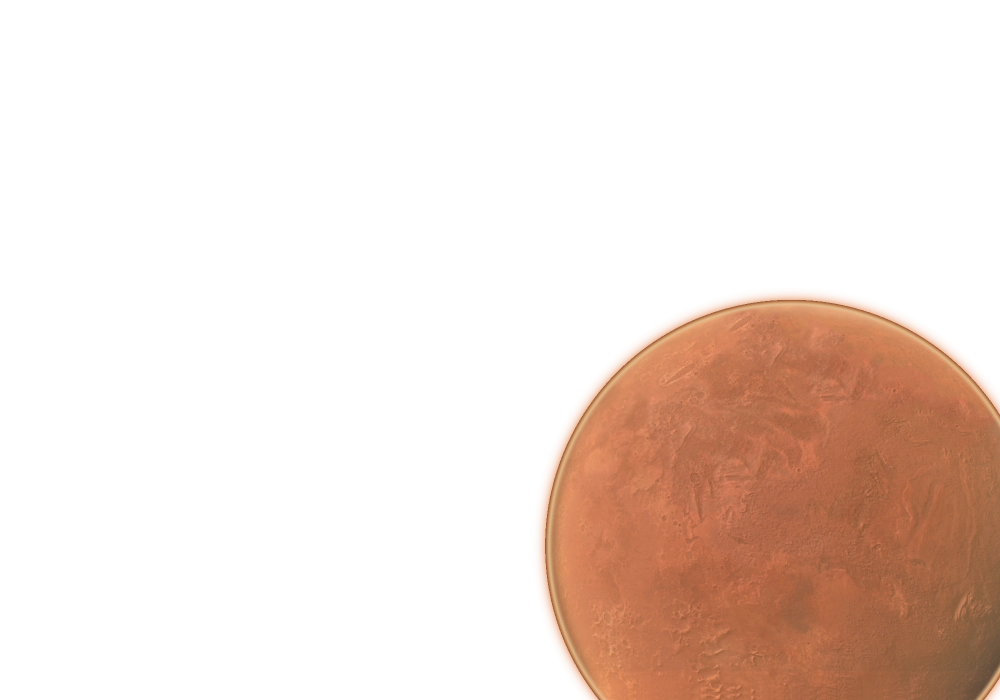
#> input picture src/Ksp2Redux.Tools.Launcher/Assets/Parallax/planet.webp, 2000 x 1400 px (shown at 1/2 size)
$ python fix_planet_edges.py ../../src/Ksp2Redux.Tools.Launcher/Assets/Parallax/planet.webp ../../src/Ksp2Redux.Tools.Launcher/Assets/Parallax/station.webp
#> lines starting #> are read from the running program, lines starting #| are printed output that depends on the picture; after the words box and inside, x2 and y2 are one past the last pixel; in counts of white or black regions, pixels touching at a corner belong together
### design/parallax/crop_layer.py
import json
import sys
from pathlib import Path

import numpy as np
from PIL import Image

ASSETS = Path(__file__).resolve().parents[2] / "src" / "Ksp2Redux.Tools.Launcher" / "Assets" / "Parallax"
LAYOUT = ASSETS / "layers.json"
CANVAS = (2000, 1400)
PAD = 2
ALIGN = 32
WEBP_QUALITY = 95


def install_layer(image, name, lossless=False):
    rgba = image.convert("RGBA")
    if rgba.size != CANVAS:
        raise SystemExit(f"{name} must be the full {CANVAS[0]}x{CANVAS[1]} canvas, got {rgba.size[0]}x{rgba.size[1]}.")

    ys, xs = np.nonzero(np.asarray(rgba)[..., 3])
    if len(xs) == 0:
        raise SystemExit(f"{name} is fully transparent.")
    left = max(0, xs.min() - PAD) // ALIGN * ALIGN
    top = max(0, ys.min() - PAD) // ALIGN * ALIGN
    right = min(CANVAS[0], -(-(xs.max() + 1 + PAD) // ALIGN) * ALIGN)
    bottom = min(CANVAS[1], -(-(ys.max() + 1 + PAD) // ALIGN) * ALIGN)

    options = {"lossless": True} if lossless else {"quality": WEBP_QUALITY}
    rgba.crop((left, top, right, bottom)).save(ASSETS / f"{name}.webp", "WEBP", method=6, exact=True, **options)

    layout = json.loads(LAYOUT.read_text()) if LAYOUT.exists() else {"canvasWidth": CANVAS[0], "canvasHeight": CANVAS[1]}
    layout[name] = {"x": int(left), "y": int(top)}
    LAYOUT.write_text(json.dumps(layout, indent=2) + "\n")
    print(f"{name}: {right - left}x{bottom - top} at ({left}, {top})")


# [4 lines that do not run on import are left out]

### design/parallax/fix_planet_edges.py
import math
import sys
from pathlib import Path

import numpy as np
from PIL import Image

from crop_layer import install_layer

LIMB_PROFILE = Path(__file__).with_name("limb_profile.csv")

GLOW_COLOR = np.array([230, 145, 90], np.float32) / 255
BAND_START, BAND_FULL = -20.0, -8.0
GLOW_BASELINE_FROM = 40.0
GLOW_FADE_FROM, GLOW_FADE_TO = 18.0, 34.0


def load(path):
    return np.asarray(Image.open(path).convert("RGB")).astype(np.float32) / 255


def reference_profile():
    table = np.loadtxt(LIMB_PROFILE, delimiter=",", skiprows=1, dtype=np.float32)
    return table[:, 0], table[:, 1:4]


def fit_surface_circle(img):
    r, g, b = img[..., 0], img[..., 1], img[..., 2]
    surface = (r > 120 / 255) & (r > g * 1.3) & (r > b * 1.7)
    h, w = surface.shape
    points = []
    for y in range(0, h, 4):
        xs = np.nonzero(surface[y])[0]
        if len(xs) and 5 < xs[0] and y < h - 30:
            points.append((xs[0], y))
    for x in range(0, w, 4):
        ys = np.nonzero(surface[:, x])[0]
        if len(ys) and 5 < ys[0] and x < w - 30:
            points.append((x, ys[0]))
    p = np.array(points, float)
    a = np.c_[2 * p[:, 0], 2 * p[:, 1], np.ones(len(p))]
    cx, cy, c = np.linalg.lstsq(a, (p ** 2).sum(1), rcond=None)[0]
    radius = math.sqrt(c + cx ** 2 + cy ** 2)
    keep = np.abs(np.hypot(p[:, 0] - cx, p[:, 1] - cy) - radius) < 4
    cx, cy, c = np.linalg.lstsq(a[keep], (p[keep] ** 2).sum(1), rcond=None)[0]
    return cx, cy, math.sqrt(c + cx ** 2 + cy ** 2)


def repair_bottom(img, inside):
    h = img.shape[0]
    rows = np.array([img[y, inside[y]].mean(axis=0) if inside[y].any() else np.zeros(3) for y in range(h)])
    reference = np.median(rows[h - 200:h - 100], axis=0)
    brightness = rows.mean(axis=1)
    dark = np.nonzero(brightness[h - 100:] < reference.mean() * 0.97)[0]
    if len(dark) == 0:
        return img, None, None
    dark_start = h - 100 + int(dark[0])
    jumps = np.diff(brightness[h - 30:])
    flat_start = h - 30 + int(np.argmax(jumps)) + 1 if jumps.max() > 0.02 else h

    out = img.copy()
    for y in range(dark_start, flat_start):
        out[y, inside[y]] = np.clip(img[y, inside[y]] * (reference / np.maximum(rows[y], 1e-3)), 0, 1)

    strip = h - flat_start
    for y in range(flat_start, h):
        copy = out[y - strip, inside[y]]
        blend = min(1.0, (y - flat_start + 1) / 4)
        out[y, inside[y]] = copy * blend + out[flat_start - 1, inside[y]] * (1 - blend) if y - flat_start < 3 else copy
    return out, dark_start, flat_start


def smoothstep(e0, e1, x):
    t = np.clip((x - e0) / (e1 - e0), 0, 1)
    return t * t * (3 - 2 * t)


def main(source, full_canvas_copy=None):
    img = load(source)
    h, w, _ = img.shape
#> h = 1400; w = 2000
    cx, cy, surface_r = fit_surface_circle(img)
#> in fit_surface_circle, `r, g, b = img[..., 0], img[..., 1], img[..., 2]`:
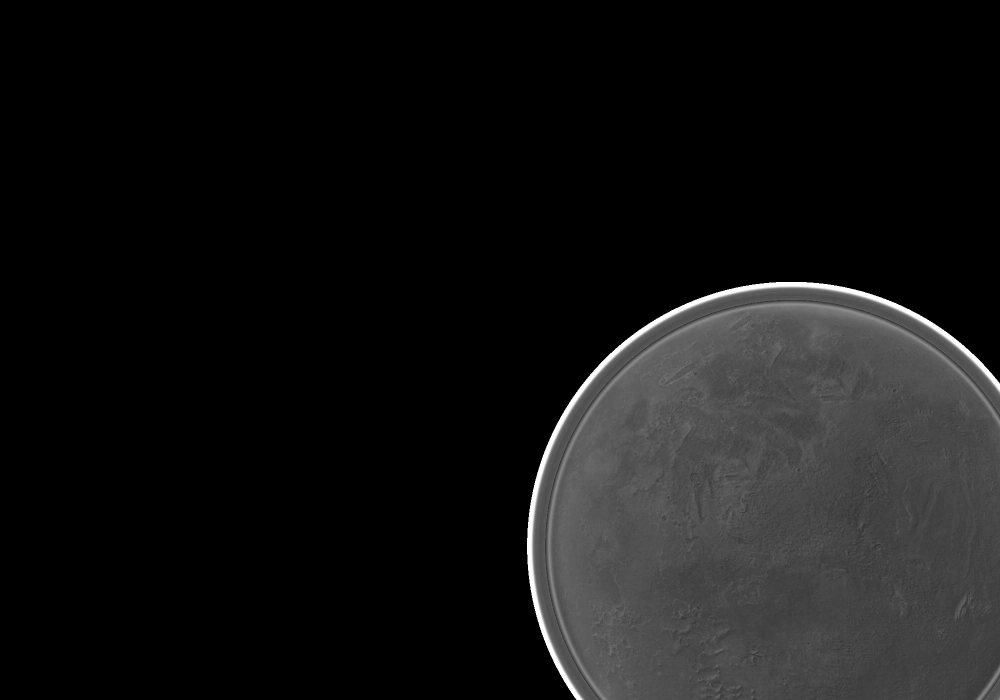
#> b: shape (1400, 2000) float32 (shown at 1/2 size); min 0, max 1, mean 0.0809
#> in fit_surface_circle, `surface = (r > 120 / 255) & (r > g * 1.3) & (r > b * 1.7)`:
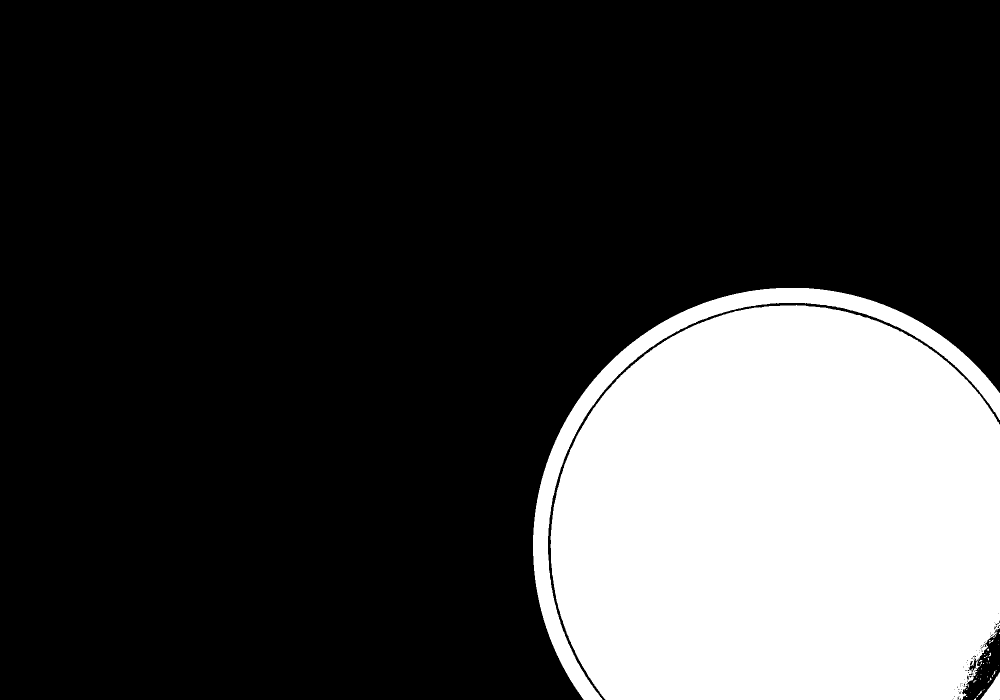
#> surface: shape (1400, 2000) bool (shown at 1/2 size); 23.7% white; 50 white regions (44 under 20 px), largest, box (x1, y1, x2, y2) and area: (1101, 610, 2000, 1400) 613340, (1066, 576, 2000, 1400) 48732, (1961, 1344, 2000, 1400) 1081, (1953, 1380, 1965, 1395) 34, (1978, 1279, 1988, 1287) 21, (1977, 1305, 1982, 1313) 20
#> after the loop in fit_surface_circle, `for y in range(0, h, 4):`: points = 199 pairs, first value 1066 to 1552, second value 576 to 1368
#> after the loop in fit_surface_circle, `for x in range(0, w, 4):`: points = 425 pairs, first value 1066 to 1968, second value 576 to 1368
#> in fit_surface_circle, `p = np.array(points, float)`: p has the same summary as points
#> in fit_surface_circle, `a = np.c_[2 * p[:, 0], 2 * p[:, 1], np.ones(len(p))]`: a = 425 rows, first 8: [3104, 1152, 1], [3022, 1160, 1], [2974, 1168, 1], [2936, 1176, 1], [2904, 1184, 1], [2874, 1192, 1], [2848, 1200, 1], [2824, 1208, 1]
#> in fit_surface_circle, `cx, cy, c = np.linalg.lstsq(a, (p ** 2).sum(1), rcond=None)[0]`: cx = 1582.4; cy = 1091.7; c = -3429200.7
#> in fit_surface_circle, `radius = math.sqrt(c + cx ** 2 + cy ** 2)`: radius = 516.3
#> cx = 1582.4; cy = 1091.7; surface_r = 516.3

    d_prof, profile = reference_profile()
    profile = np.clip(profile - profile[d_prof >= GLOW_BASELINE_FROM].mean(axis=0), 0, 1)
    yy, xx = np.mgrid[0:h, 0:w]
    d = np.hypot(xx - cx, yy - cy) - surface_r
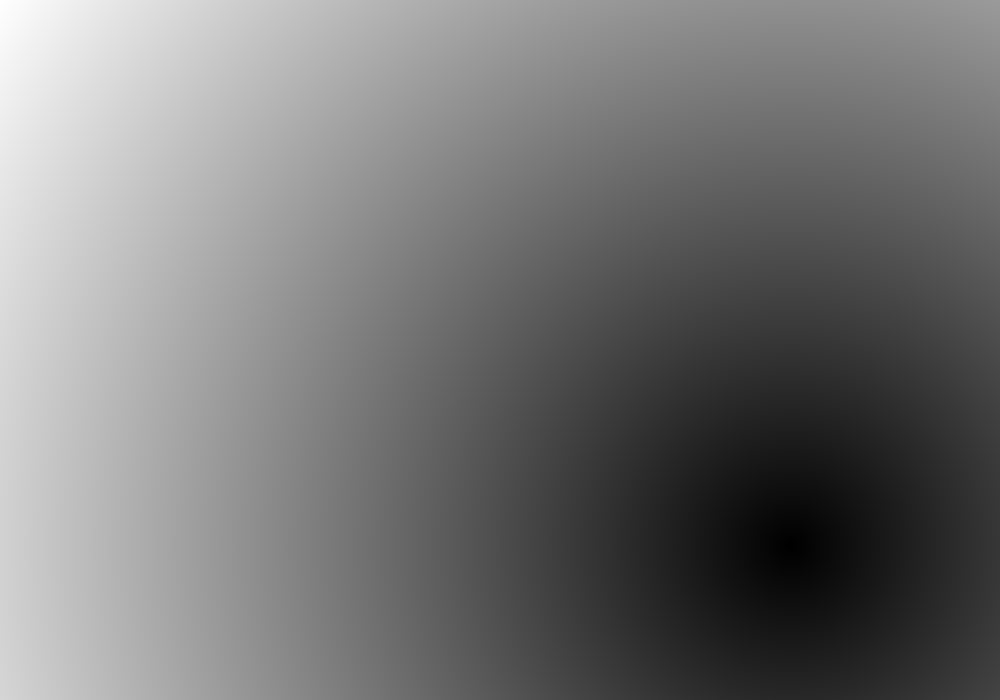
#> d: shape (1400, 2000) float64 (shown at 1/2 size); min -515.9, max 1406.1, mean 377.7; drawn with min black and max white

    img, dark_start, flat_start = repair_bottom(img, d < 0)
#> in repair_bottom, `rows = np.array([img[y, inside[y]].mean(axis=0) if inside[y].any() els..`: rows = 1400 rows, first 8: [0, 0, 0], [0, 0, 0], [0, 0, 0], [0, 0, 0], [0, 0, 0], [0, 0, 0], [0, 0, 0], [0, 0, 0]
#> in repair_bottom, `reference = np.median(rows[h - 200:h - 100], axis=0)`: reference = [0.689, 0.427, 0.289]
#> in repair_bottom, `brightness = rows.mean(axis=1)`: brightness = 1400 values, max 0.723 at index 576, min 0 at index 0, mean 0.298
#> in repair_bottom, `dark = np.nonzero(brightness[h - 100:] < reference.mean() * 0.97)[0]`: dark = empty array

    band = np.stack([np.interp(d, d_prof, profile[:, ch]) for ch in range(3)], axis=-1)
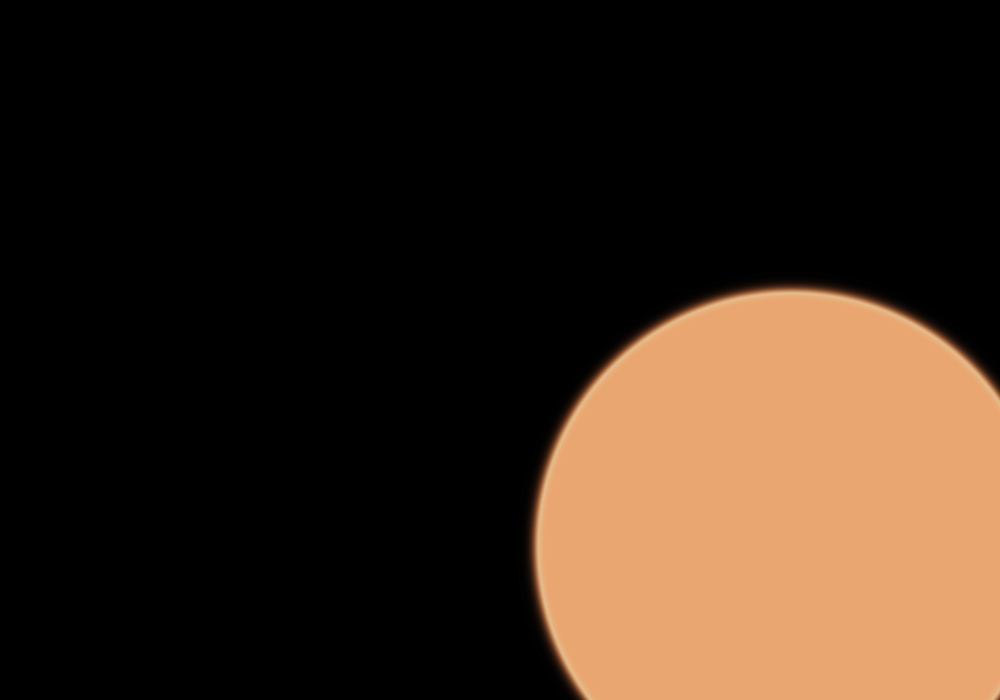
#> band: shape (1400, 2000, 3) float64 (shown at 1/2 size); mean of channels 0, 1, 2 0.222, 0.158, 0.108; drawn as R, G, B
    weight = smoothstep(BAND_START, BAND_FULL, d)[..., None]
    color = img * (1 - weight) + band * weight

    glow_alpha = np.clip(band[..., 0] / GLOW_COLOR[0], 0, 1) * (1 - smoothstep(GLOW_FADE_FROM, GLOW_FADE_TO, d))
    alpha = np.where(d < -2, 1.0, glow_alpha)
    outside = d >= -2
#> outside: shape (1400, 2000) bool; 76% white; 1 black region, box (x1, y1, x2, y2) and area: (1069, 578, 2000, 1400) 672222
    color[outside] = np.clip(band[outside] / np.maximum(alpha[outside], 1e-3)[..., None], 0, 1)
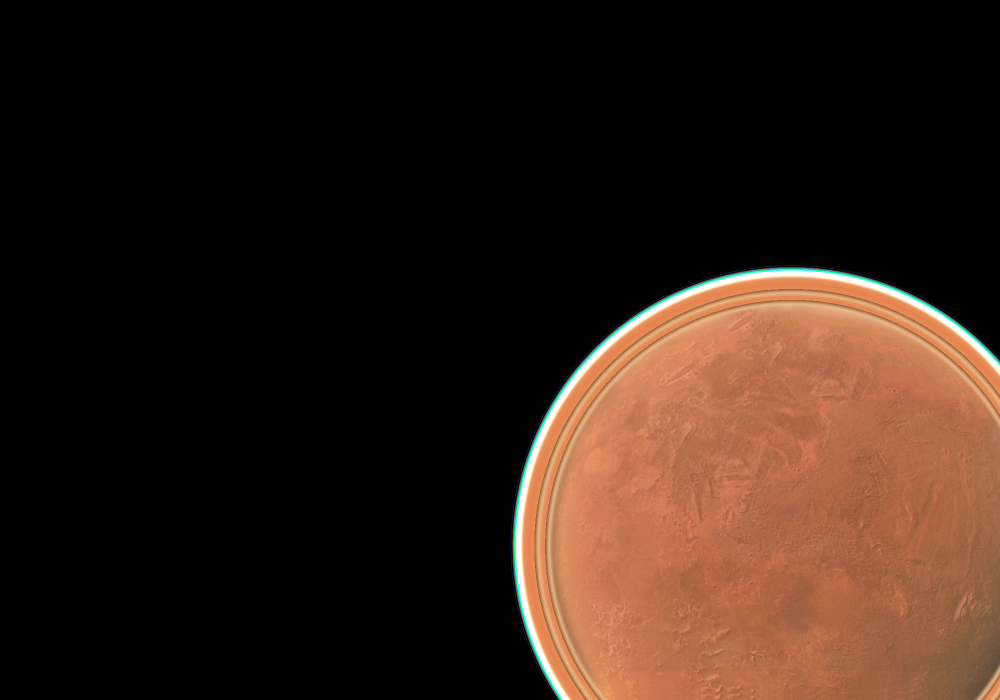
#> color: shape (1400, 2000, 3) float64 (shown at 1/2 size); mean R, G, B 0.196, 0.127, 0.0891
    color[alpha == 0] = 0

    rgba = np.dstack([color, alpha])
    image = Image.fromarray((np.clip(rgba, 0, 1) * 255 + 0.5).astype(np.uint8), "RGBA")
    print(f"circle centre=({cx:.1f},{cy:.1f}) radius={surface_r:.1f} brightened rows {dark_start}-{flat_start} and refilled from {flat_start}")
#| circle centre=(1582.4,1091.7) radius=516.3 brightened rows None-None and refilled from None
    if full_canvas_copy:
        image.save(full_canvas_copy, optimize=True)
    install_layer(image, "planet")
#> in install_layer, `left = max(0, xs.min() - PAD) // ALIGN * ALIGN`: left = 1024
#> in install_layer, `top = max(0, ys.min() - PAD) // ALIGN * ALIGN`: top = 544
#> in install_layer, `right = min(CANVAS[0], -(-(xs.max() + 1 + PAD) // ALIGN) * ALIGN)`: right = 2000
#> in install_layer, `bottom = min(CANVAS[1], -(-(ys.max() + 1 + PAD) // ALIGN) * ALIGN)`: bottom = 1400
#> in install_layer, `rgba.crop((left, top, right, bottom)).save(ASSETS / f"{name}.webp", "W..`:
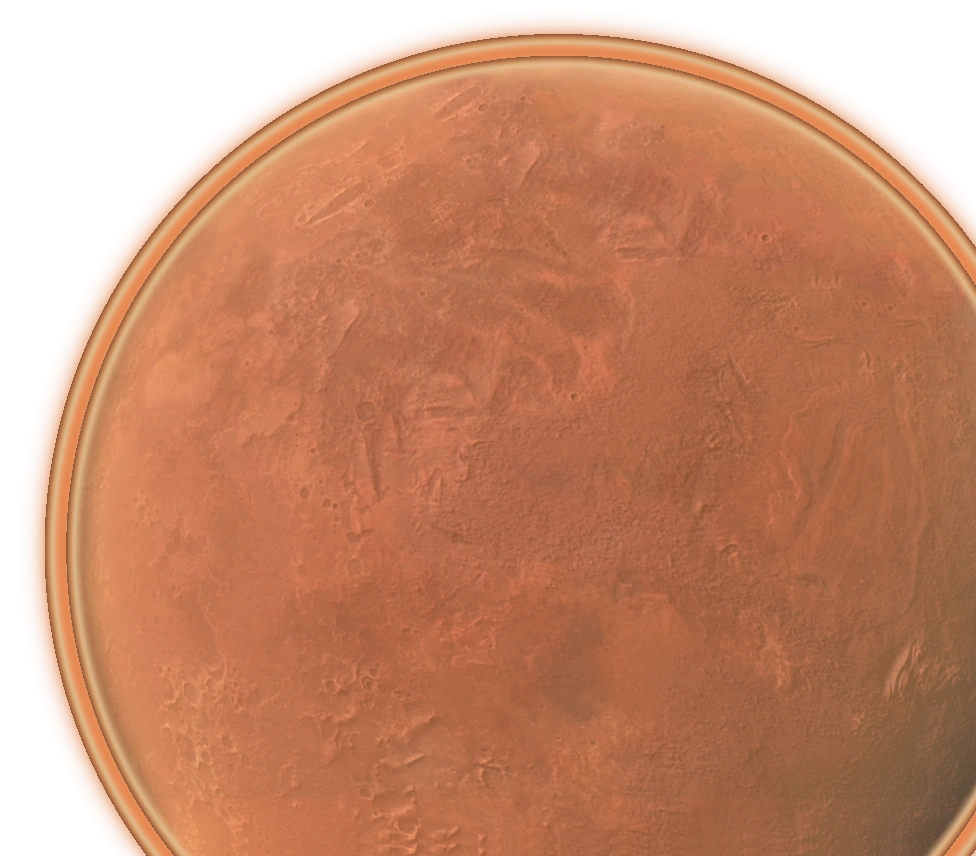
#> saved as planet.webp: PIL image 976x856 RGBA; mean R, G, B, A 166.6, 105.2, 73.3, 207.5; transparent parts drawn white
#| planet: 976x856 at (1024, 544)


if __name__ == "__main__":
    if len(sys.argv) < 2:
        raise SystemExit("usage: fix_planet_edges.py <planet export> [full canvas copy.png]")
    main(sys.argv[1], sys.argv[2] if len(sys.argv) > 2 else None)
